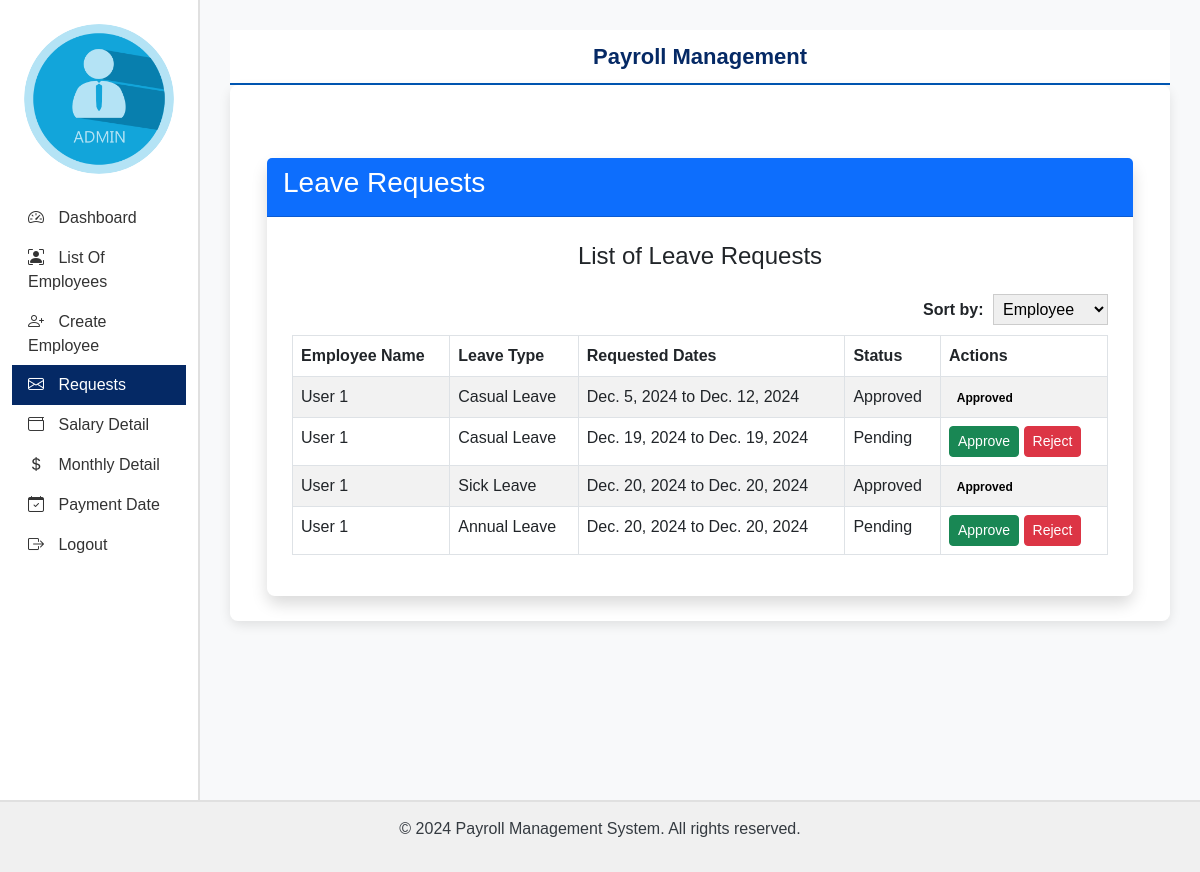
/leave_requests/ (signed in), run on an earlier commit of the app's database.
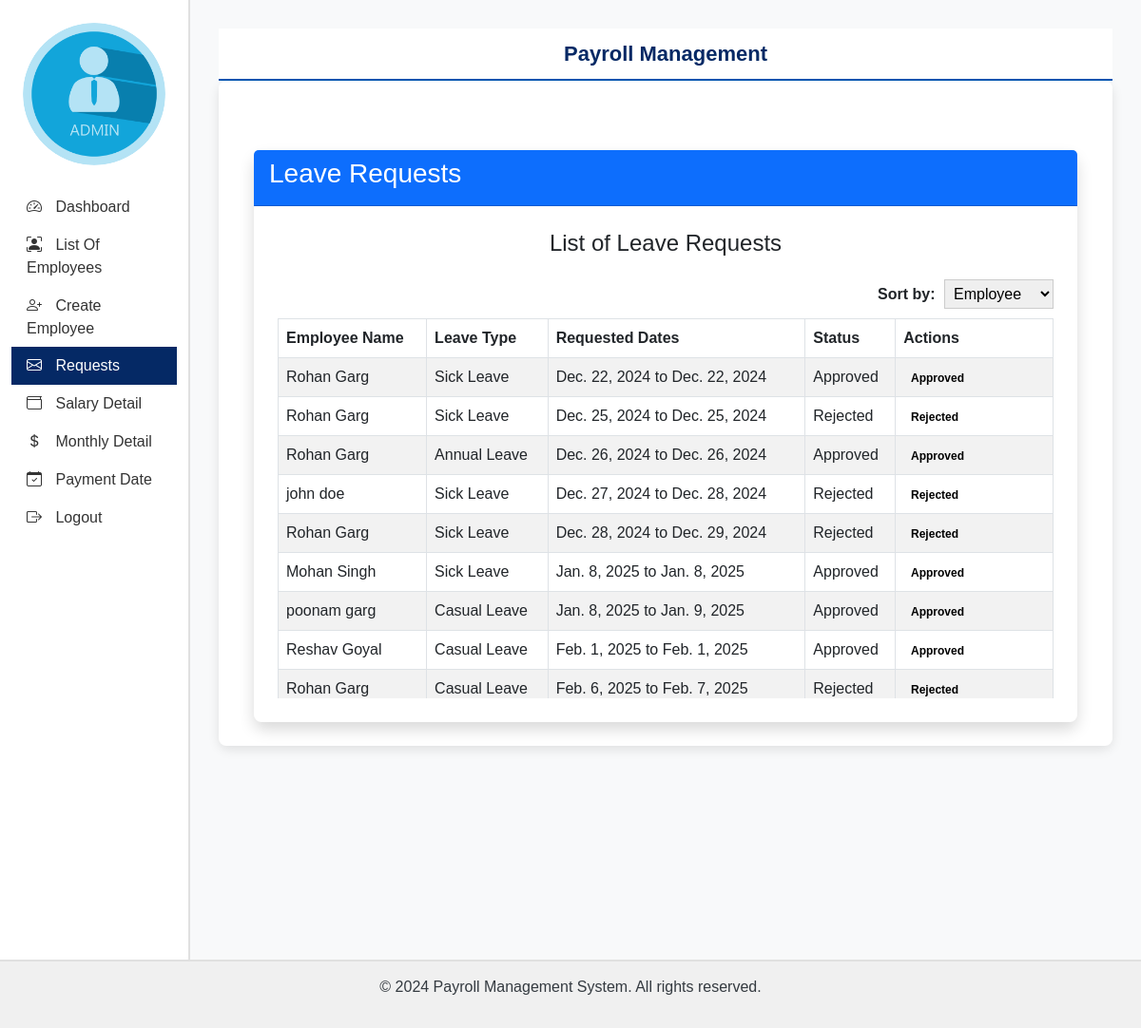
And on a later commit of the database.
### employee/models.py (models this page shows, shortened)
class Leave(models.Model):
    leaveId = models.AutoField(primary_key=True)
    employee = models.ForeignKey('EmployeeDetail', on_delete=models.CASCADE)
    leaveType = models.CharField(max_length=50)
    requestedStartDate = models.DateField()
    requestedEndDate = models.DateField()
    startDate = models.DateField(null=True, blank=True)
    endDate = models.DateField(null=True, blank=True)
    daysRequested = models.PositiveIntegerField()
    daysApproved = models.PositiveIntegerField()
    status = models.CharField(
        max_length=20,
        choices=[('Approved', 'Approved'), ('Pending', 'Pending'), ('Rejected', 'Rejected')],
        default='Pending'
    )
    reason = models.TextField(null=True, blank=True)

class EmployeeDetail(models.Model):
    employee_id = models.AutoField(primary_key=True)  # Auto-incrementing ID (renamed to employee_id for consistency)
    user = models.OneToOneField(User, on_delete=models.CASCADE)  # One-to-one relationship with User model
    emp_code = models.CharField(max_length=50)  # Employee code
    emp_dept = models.CharField(max_length=50, null=True)  # Employee department
    designation = models.CharField(max_length=50, null=True)  # Job title or designation
    contact = models.CharField(max_length=50, null=True)  # Contact number
    gender = models.CharField(max_length=50, null=True)  # Gender
    joining_date = models.DateField(null=True)  # Date of joining the company

### employee/views.py (the view)
# urls.py: path('leave_requests/', leave_requests ,name='leave_requests'),
def leave_requests(request):
    if not request.user.is_staff:
        return redirect('admin_login')  # Redirect if user is not admin
    sort_by = request.GET.get('sort_by', 'requestedStartDate')  # Default sorting by start date
    leave_requests = Leave.objects.all().order_by(sort_by)
    return render(request, 'leave_requests.html', {'leave_requests': leave_requests})

### employee/templates/leave_requests.html (shortened to what this page needs)
{% extends 'admin_base.html' %}
{% block main %}
<div class="container mt-5">
    <div class="card shadow">
        <div class="card-header bg-primary text-white">
            <h3>Leave Requests</h3>
        </div>
        <div class="card-body">
            <h4 class="text-center mb-4">List of Leave Requests</h4>
            <div style="text-align: right; margin-bottom: 10px;">
                <label for="sortLeaves" style="font-weight: bold; margin-right: 5px;">Sort by:</label>
                <select id="sortLeaves" style="padding: 5px; border: 1px solid #ccc;">
                    <option value="0">Employee</option>
                </select>
            </div>
            <div style="max-height: 400px; overflow-y: auto;">
                <table class="table table-bordered table-striped" id="leavesTable">
                    <thead class="thead-dark">
                        <tr>
                            <th>Employee Name</th>
                            <th>Leave Type</th>
                            <th>Requested Dates</th>
                            <th>Status</th>
                            <th>Actions</th>
                        </tr>
                    </thead>
                    <tbody>
                        {% for leave in leave_requests %}
                        <tr>
                            <td>{{ leave.employee.user.first_name }} {{ leave.employee.user.last_name }}</td>
                            <td>{{ leave.leaveType }}</td>
                            <td>{{ leave.requestedStartDate }} to {{ leave.requestedEndDate }}</td>
                            <td>{{ leave.status }}</td>
                            <td>
                                {% if leave.status == "Pending" %}
                                <a href="{% url 'approve_leave' leave.leaveId %}" class="btn btn-success btn-sm">Approve</a>
                                <a href="{% url 'reject_leave' leave.leaveId %}" class="btn btn-danger btn-sm">Reject</a>
                                {% else %}
                                <span class="badge badge-secondary" style="color: black;">{{ leave.status }}</span>
                                {% endif %}
                            </td>
                        </tr>
                        {% empty %}
                        <tr>
                            <td colspan="5" class="text-center">No leave requests found.</td>
                        </tr>
                        {% endfor %}
                    </tbody>
                </table>
            </div>
        </div>
    </div>
</div>
{% endblock %}

What changed in the data, as far as the page shows it:
removed Leave: employee.user.first_name "User", employee.user.last_name "1", leaveType "Casual Leave", requestedStartDate "Dec. 5, 2024", requestedEndDate "Dec. 12, 2024", status "Approved"
removed Leave: employee.user.first_name "User", employee.user.last_name "1", leaveType "Casual Leave", requestedStartDate "Dec. 19, 2024", requestedEndDate "Dec. 19, 2024", status "Pending", shows "Approve"
removed Leave: employee.user.first_name "User", employee.user.last_name "1", leaveType "Sick Leave", requestedStartDate "Dec. 20, 2024", requestedEndDate "Dec. 20, 2024", status "Approved"
removed Leave: employee.user.first_name "User", employee.user.last_name "1", leaveType "Annual Leave", requestedStartDate "Dec. 20, 2024", requestedEndDate "Dec. 20, 2024", status "Pending", shows "Approve"
added Leave: employee.user.first_name "Rohan", employee.user.last_name "Garg", leaveType "Sick Leave", requestedStartDate "Dec. 22, 2024", requestedEndDate "Dec. 22, 2024", status "Approved"
added Leave: employee.user.first_name "Rohan", employee.user.last_name "Garg", leaveType "Sick Leave", requestedStartDate "Dec. 25, 2024", requestedEndDate "Dec. 25, 2024", status "Rejected"
added Leave: employee.user.first_name "Rohan", employee.user.last_name "Garg", leaveType "Annual Leave", requestedStartDate "Dec. 26, 2024", requestedEndDate "Dec. 26, 2024", status "Approved"
added Leave: employee.user.first_name "john", employee.user.last_name "doe", leaveType "Sick Leave", requestedStartDate "Dec. 27, 2024", requestedEndDate "Dec. 28, 2024", status "Rejected"
added Leave: employee.user.first_name "Rohan", employee.user.last_name "Garg", leaveType "Sick Leave", requestedStartDate "Dec. 28, 2024", requestedEndDate "Dec. 29, 2024", status "Rejected"
added Leave: employee.user.first_name "Mohan", employee.user.last_name "Singh", leaveType "Sick Leave", requestedStartDate "Jan. 8, 2025", requestedEndDate "Jan. 8, 2025", status "Approved"
added Leave: employee.user.first_name "poonam", employee.user.last_name "garg", leaveType "Casual Leave", requestedStartDate "Jan. 8, 2025", requestedEndDate "Jan. 9, 2025", status "Approved"
added Leave: employee.user.first_name "Reshav", employee.user.last_name "Goyal", leaveType "Casual Leave", requestedStartDate "Feb. 1, 2025", requestedEndDate "Feb. 1, 2025", status "Approved"
added Leave: employee.user.first_name "Rohan", employee.user.last_name "Garg", leaveType "Casual Leave", requestedStartDate "Feb. 6, 2025", requestedEndDate "Feb. 7, 2025", status "Rejected"
